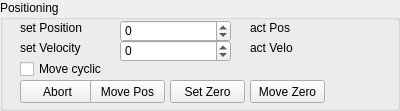
	   	  <widget class="QGroupBox" name="groupBox">
       <property name="geometry">
        <rect>
         <x>190</x>
         <y>680</y>
         <width>400</width>
         <height>111</height>
        </rect>
       </property>
       <property name="title">
        <string>Positioning</string>
       </property>

       <widget class="QLabel" name="label_setPosition">
        <property name="geometry">
         <rect>
          <x>20</x>
          <y>20</y>
          <width>81</width>
          <height>16</height>
         </rect>
        </property>
        <property name="text">
         <string>set Position</string>
        </property>
       </widget>

       <widget class="QSpinBox" name="setPosition_spinBox">
        <property name="geometry">
         <rect>
          <x>120</x>
          <y>20</y>
          <width>111</width>
          <height>22</height>
         </rect>
        </property>
        <property name="minimum">
         <number>-50000</number>
        </property>
        <property name="maximum">
         <number>50000</number>
        </property>
        <property name="singleStep">
         <number>100</number>
        </property>
        <property name="value">
         <number>0</number>
        </property>
       </widget>
	   
	   <widget class="QLabel" name="label_setPosition_info">
        <property name="geometry">
         <rect>
          <x>250</x>
          <y>20</y>
          <width>160</width>
          <height>16</height>
         </rect>
        </property>
        <property name="text">
         <string>act Pos</string>
        </property>
       </widget>	 

       <widget class="QLabel" name="label_setVelocity">
        <property name="geometry">
         <rect>
          <x>20</x>
          <y>40</y>
          <width>81</width>
          <height>16</height>
         </rect>
        </property>
        <property name="text">
         <string>set Velocity</string>
        </property>
       </widget>

       <widget class="QSpinBox" name="setVelocity_spinBox">
        <property name="geometry">
         <rect>
          <x>120</x>
          <y>40</y>
          <width>111</width>
          <height>22</height>
         </rect>
        </property>
        <property name="minimum">
         <number>-5000</number>
        </property>
        <property name="maximum">
         <number>5000</number>
        </property>
        <property name="singleStep">
         <number>100</number>
        </property>
        <property name="value">
         <number>0</number>
        </property>
       </widget>
	   
	   <widget class="QLabel" name="label_setVelocity_info">
        <property name="geometry">
         <rect>
          <x>250</x>
          <y>40</y>
          <width>160</width>
          <height>16</height>
         </rect>
        </property>
        <property name="text">
         <string>act Velo</string>
        </property>
       </widget>	

       <widget class="QCheckBox" name="checkBox_moveCyclic">
        <property name="enabled">
         <bool>true</bool>
        </property>
        <property name="geometry">
         <rect>
          <x>20</x>
          <y>60</y>
          <width>200</width>
          <height>18</height>
         </rect>
        </property>
        <property name="text">
         <string>Move cyclic</string>
        </property>
        <property name="checkable">
         <bool>true</bool>
        </property>
       </widget>

       <widget class="QPushButton" name="MoveAbort_pushButton">
        <property name="geometry">
         <rect>
          <x>20</x>
          <y>80</y>
          <width>75</width>
          <height>23</height>
         </rect>
        </property>
        <property name="text">
         <string>Abort</string>
        </property>
       </widget>
	   
	   <widget class="QPushButton" name="MovePos_pushButton">
        <property name="geometry">
         <rect>
          <x>90</x>
          <y>80</y>
          <width>75</width>
          <height>23</height>
         </rect>
        </property>
        <property name="text">
         <string>Move Pos</string>
        </property>
       </widget>
	   
	   <widget class="QPushButton" name="SetZero_pushButton">
        <property name="geometry">
         <rect>
          <x>170</x>
          <y>80</y>
          <width>75</width>
          <height>23</height>
         </rect>
        </property>
        <property name="text">
         <string>Set Zero</string>
        </property>
       </widget>
	   
	  <widget class="QPushButton" name="MoveZero_pushButton">
        <property name="geometry">
         <rect>
          <x>250</x>
          <y>80</y>
          <width>75</width>
          <height>23</height>
         </rect>
        </property>
        <property name="text">
         <string>Move Zero</string>
        </property>
       </widget>
	  


     </widget>
